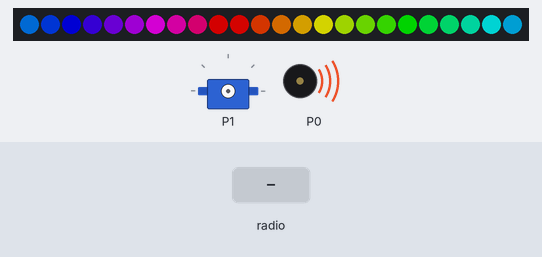
Recording of a program running on a simulated BBC micro:bit (MakeCode). On the bench: 24 RGB LEDs in strip order, left to right, servo, buzzer (waves = sounding). Inputs (shaded band) come from the test bench. Dim RGB values are drawn brighter than linear.

Above: at 1.2 s.
1.3 s: radio message "1" arrives
At 6.5 s:
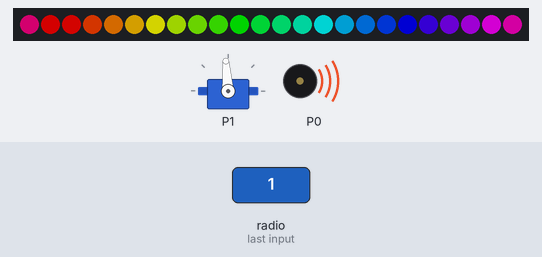
At 8.5 s:
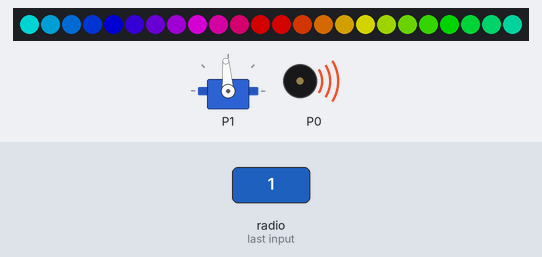
Timing chart, 0 to 9.3 s (numbered marks = the images above; inputs shaded):
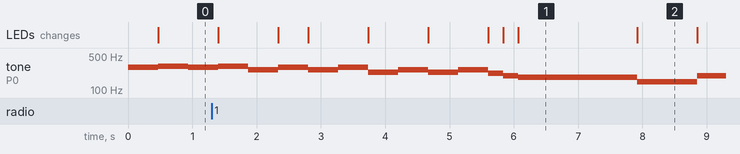

Measured:
- by itself, tone on P0: plays 311 Hz for 0.47 s, 262 Hz for 0.47 s, 294 Hz for 0.47 s, 262 Hz for 0.47 s, 294 Hz for 0.47 s, 233 Hz for 0.47 s … (14 notes in this stretch)
- what the display in image 1 shows lasts 1.8 s, from 6.1 s to 7.9 s

The program:

main.ts
```typescript
radio.onReceivedNumber(function (receivedNumber) {
    if (receivedNumber == 1) {
        servos.P1.run(5)
        basic.pause(11000)
        servos.P1.stop()
    }
    if (receivedNumber == 2) {
        servos.P1.run(-5)
        basic.pause(11000)
        servos.P1.stop()
    }
    if (receivedNumber == 3) {
        servos.P1.run(50)
        basic.pause(5000)
        servos.P1.run(100)
        basic.pause(5000)
        servos.P1.run(-50)
        basic.pause(5000)
        servos.P1.run(-100)
        servos.P1.stop()
    }
})
radio.setGroup(48)
let strip = neopixel.create(DigitalPin.P2, 24, NeoPixelMode.RGB)
strip.showRainbow(1, 360)
basic.forever(function () {
    music.setVolume(253)
    music.setTempo(130)
    strip.rotate(5)
    strip.show()
    music.playTone(294, music.beat(BeatFraction.Whole))
    strip.rotate(5)
    strip.show()
    music.playTone(311, music.beat(BeatFraction.Whole))
    music.playTone(294, music.beat(BeatFraction.Whole))
    strip.rotate(5)
    strip.show()
    music.playTone(311, music.beat(BeatFraction.Whole))
    music.playTone(262, music.beat(BeatFraction.Whole))
    strip.rotate(5)
    strip.show()
    music.playTone(294, music.beat(BeatFraction.Whole))
    strip.rotate(5)
    strip.show()
    music.playTone(262, music.beat(BeatFraction.Whole))
    music.playTone(294, music.beat(BeatFraction.Whole))
    strip.rotate(5)
    strip.show()
    music.playTone(233, music.beat(BeatFraction.Whole))
    music.playTone(262, music.beat(BeatFraction.Whole))
    strip.rotate(5)
    strip.show()
    music.playTone(233, music.beat(BeatFraction.Whole))
    music.playTone(262, music.beat(BeatFraction.Whole))
    strip.rotate(5)
    strip.show()
    music.playTone(220, music.beat(BeatFraction.Half))
    strip.rotate(5)
    strip.show()
    music.playTone(196, music.beat(BeatFraction.Half))
    strip.rotate(5)
    strip.show()
    music.playTone(185, music.beat(BeatFraction.Breve))
    strip.rotate(5)
    strip.show()
    music.stopMelody(MelodyStopOptions.All)
    strip.rotate(5)
    strip.show()
    music.playTone(147, music.beat(BeatFraction.Double))
    strip.rotate(5)
    strip.show()
    music.playTone(196, music.beat(BeatFraction.Double))
    strip.rotate(5)
    strip.show()
    music.playTone(233, music.beat(BeatFraction.Double))
    strip.rotate(5)
    strip.show()
    music.playTone(294, music.beat(BeatFraction.Whole))
    strip.rotate(5)
    strip.show()
    music.playTone(294, music.beat(BeatFraction.Whole))
    strip.rotate(5)
    strip.show()
    music.playTone(294, music.beat(BeatFraction.Whole))
    strip.rotate(5)
    strip.show()
    music.playTone(262, music.beat(BeatFraction.Whole))
    strip.rotate(5)
    strip.show()
    music.playTone(233, music.beat(BeatFraction.Whole))
    strip.rotate(5)
    strip.show()
    music.playTone(220, music.beat(BeatFraction.Whole))
    strip.rotate(5)
    strip.show()
    music.playTone(233, music.beat(BeatFraction.Double))
    strip.rotate(5)
    strip.show()
    music.playTone(196, music.beat(BeatFraction.Double))
    strip.rotate(5)
    strip.show()
    music.playTone(233, music.beat(BeatFraction.Whole))
    strip.rotate(5)
    strip.show()
    music.playTone(294, music.beat(BeatFraction.Whole))
    strip.rotate(5)
    strip.show()
    music.playTone(392, music.beat(BeatFraction.Double))
    strip.rotate(5)
    strip.show()
    music.playTone(392, music.beat(BeatFraction.Whole))
    strip.rotate(5)
    strip.show()
    music.playTone(392, music.beat(BeatFraction.Double))
    strip.rotate(5)
    strip.show()
    music.playTone(440, music.beat(BeatFraction.Whole))
    strip.rotate(5)
    strip.show()
    music.playTone(349, music.beat(BeatFraction.Whole))
    strip.rotate(5)
    strip.show()
    music.playTone(311, music.beat(BeatFraction.Whole))
    strip.rotate(5)
    strip.show()
    music.playTone(349, music.beat(BeatFraction.Double))
    strip.rotate(5)
    strip.show()
    music.playTone(233, music.beat(BeatFraction.Whole))
    strip.rotate(5)
    strip.show()
    music.playTone(294, music.beat(BeatFraction.Whole))
    strip.rotate(5)
    strip.show()
    music.playTone(349, music.beat(BeatFraction.Whole))
    strip.rotate(5)
    strip.show()
    music.playTone(440, music.beat(BeatFraction.Whole))
    strip.rotate(5)
    strip.show()
    music.playTone(392, music.beat(BeatFraction.Whole))
    strip.rotate(5)
    strip.show()
    music.playTone(370, music.beat(BeatFraction.Whole))
    music.playTone(349, music.beat(BeatFraction.Whole))
    strip.rotate(5)
    strip.show()
    music.playTone(330, music.beat(BeatFraction.Whole))
    music.playTone(349, music.beat(BeatFraction.Whole))
    strip.rotate(5)
    strip.show()
    music.playTone(392, music.beat(BeatFraction.Whole))
    music.playTone(349, music.beat(BeatFraction.Whole))
    strip.rotate(5)
    strip.show()
    music.playTone(330, music.beat(BeatFraction.Whole))
    music.playTone(311, music.beat(BeatFraction.Whole))
    strip.rotate(5)
    strip.show()
    music.playTone(277, music.beat(BeatFraction.Whole))
})
basic.forever(function () {

})
```

test.ts
```typescript
// aquí va el archivo "tests"; esto no se compilará cuando este paquete se utilice como una extensión.
```
